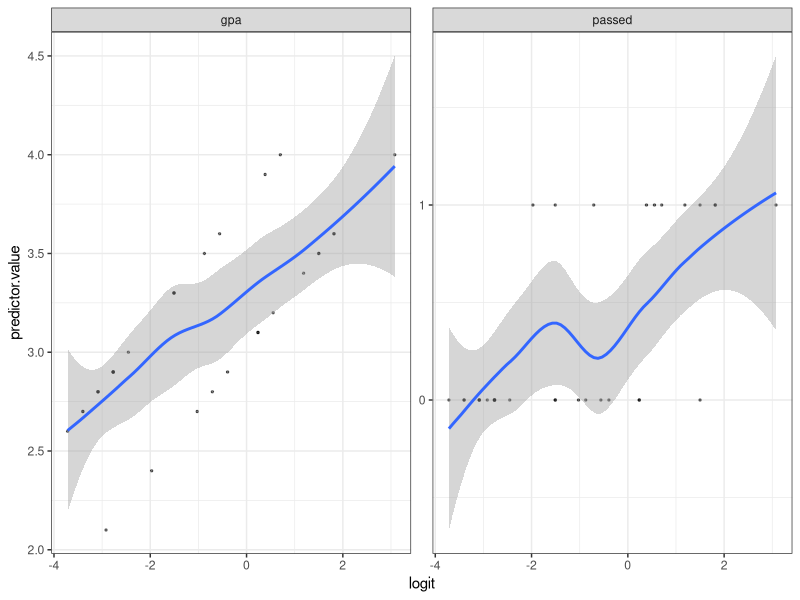

R code for this plot:
## ---- chunk 1
options(digits=3)
options(knitr.duplicate.label = "allow")
## ---- chunk 2
library(ggplot2)
library(car)
library(tidyverse)
library(broom)

## ---- chunk 3
psidata=read.table(file="psi.txt",header=TRUE)
psidata
## ---- chunk 4
psi_model <- glm(passed~gpa+psi, data = psidata, family = binomial)
psi_model2 <- glm(passed~gpa, data = psidata, family = binomial)
anova(psi_model2,psi_model,test="Chisq")
## ---- chunk 5
psidata$gpa <- round(psidata$gpa ,digit=1)
psidata$gpa=factor(psidata$gpa); psidata$psi=factor(psidata$psi)
psi_model2 <- glm(passed~gpa+psi, data = psidata, family = binomial)
summary(psi_model2)
## ---- chunk 6
41.5 - 64.1
exp(41.5 - 64.1)
## ---- chunk 7
psi_interaction=glm(passed~gpa*psi,data=psidata,family=binomial)
anova(psi_interaction,test="Chisq")
## ---- chunk 8
psidata$gpa <- as.numeric(as.character(psidata$gpa))

matrix=xtabs(~gpa+psi,data=psidata)
matrix
## ---- chunk 9
chisq.test(matrix,simulate.p.value=TRUE)
## ---- chunk 10
model <- glm(passed~., data = psidata, family = binomial)
probabilities <- predict(model, type = "response")

# Select only numeric predictors
mydata <- psidata %>%
  dplyr::select_if(is.numeric) 

predictors <- colnames(mydata)
# Bind the logit and tidying the data for plot
mydata <- mydata %>%
  mutate(logit = log(probabilities/(1-probabilities))) %>%
  gather(key = "predictors", value = "predictor.value", -logit)

ggplot(mydata, aes(logit, predictor.value))+
  geom_point(size = 0.5, alpha = 0.5) +
  geom_smooth(method = "loess") + 
  theme_bw() + 
  facet_wrap(~predictors, scales = "free_y")
## ---- chunk 11
model.data <- augment(model) %>% 
  mutate(index = 1:n()) 
# augment() computes the standardized residuals and the Cook’s distance

model.data %>% 
  filter(abs(.std.resid) > 3)
# filters potential influential data points 
## ---- chunk 12
car::vif(model)
